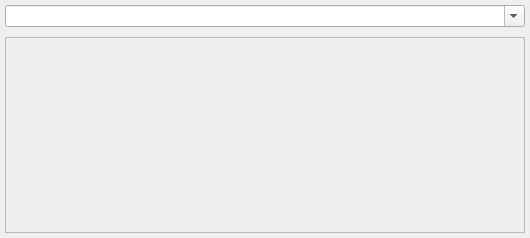
<?xml version="1.0" encoding="UTF-8"?>
<ui version="4.0">
 <class>Form</class>
 <widget class="QWidget" name="Form">
  <property name="geometry">
   <rect>
    <x>0</x>
    <y>0</y>
    <width>530</width>
    <height>238</height>
   </rect>
  </property>
  <property name="windowTitle">
   <string>Form</string>
  </property>
  <layout class="QVBoxLayout" name="verticalLayout">
   <property name="spacing">
    <number>10</number>
   </property>
   <property name="margin">
    <number>5</number>
   </property>
   <item>
    <widget class="QComboBox" name="textTerms">
     <property name="editable">
      <bool>true</bool>
     </property>
    </widget>
   </item>
   <item>
    <widget class="QFrame" name="containerResultTree">
     <property name="frameShape">
      <enum>QFrame::StyledPanel</enum>
     </property>
     <property name="frameShadow">
      <enum>QFrame::Raised</enum>
     </property>
    </widget>
   </item>
  </layout>
 </widget>
 <resources/>
 <connections/>
</ui>
